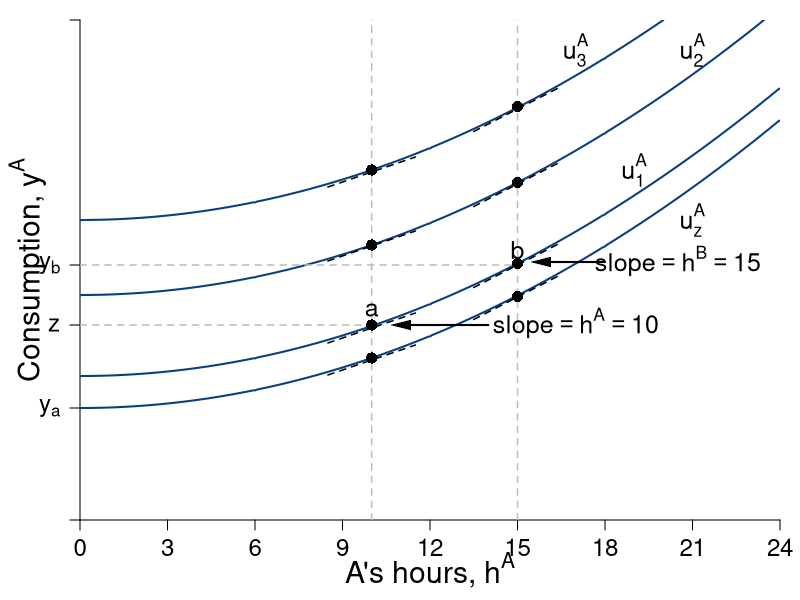

Here is the R script that generated this plot:
require(shape)
pdf(file = "coordination_failures/coord_indiff_contour.pdf", width = 9, height = 7)

#Set parameters for graphics
pointsize <- 1.8
axislabelsize <- 1.8
labelsize <- 1.5
namesize <- 1.8
annotatesize <- 1.5
graphlinewidth <- 2
segmentlinewidth <- 1.5

COL <- c("#7fc97f", "#beaed4", "#fdc086", "#ffff99", "#386cb0", "#f0027f", "#bf5b17", "#666666")
COLA <- c("#99d8c9","#66c2a4","#41ae76", "#238b45", "#005824")
COLB <- c("#4eb3d3", "#2b8cbe", "#0868ac","#084081")

par(mar =  c(4, 4, 1, 1))

indiffA <- function(ea, uA = 46.08) {
  uA + (1/2)*(ea)^2
}

uA <- function(ea, ya = output) {
  ya - 0.5*(ea)^2
}

mrsA <- function(ea){
  ea
}

slopeline <- function(ea, yint = 0.5, slope = 2){
  yint + slope*ea
}

output <- function(ea, eb = 12, alpha = 30, beta = 1/2){
  (alpha - beta*(ea+eb))*ea
}

xlims <- c(0, 24)
ylims <- c(0, 500)

npts <- 501 
x <- seq(xlims[1], xlims[2], length.out = npts)
y <- seq(ylims[1], ylims[2], length.out = npts) 

a <- c(112, uA(ea = 12, output(ea = 12, eb = 12)), uA(ea = 15, output(ea = 15, eb = 0)), 300)

plot(0, 0, xlim = xlims, ylim = ylims, type = "n",
     xlab = expression(paste("")),
     ylab = expression(paste("")), 
     xaxt = "n", 
     yaxt = "n", 
     cex.lab = axislabelsize, 
     bty = "n",
     xaxs="i", 
     yaxs="i")

# ticksy <- seq(from = 0, to = ylims[2], by = 2)
# ylabels <- seq(from = 0, to = ylims[2], by = 2)
ticksx <- seq(from = 0, to = xlims[2], by = 3)
xlabels <- seq(from = 0, to = xlims[2], by = 3)
#ticksy <- c(0, 1, 10, 12, 28, 30, 46.08, 70)
ticksy <- c(ylims[1], 195, 112, 255, ylims[2])
ylabels <- c(NA, expression(z), expression(paste(y[a])), expression(paste(y[b])), NA)
# ticksy <- c(ylims[1], 100, uA(ea = 12, output(ea = 12, eb = 12)), uA(ea = 15, output(ea = 15, eb = 0)), 300, ylims[2])
# ylabels <- c(NA, expression(z),  expression(paste(a)),expression(paste(b)), expression(paste()), NA)
# ticksx <- c(0, 6.9, 12, 9.6, 16, 24, 26)
# xlabels <- c(NA, expression(paste(e^A,"*")), expression(paste(1/2*beta)), expression(paste(e^{AN})), expression(paste(alpha)), expression(paste(1/beta)), NA)

axis(1, at = ticksx, pos = 0, labels = xlabels, cex.axis = labelsize - 0.05)
axis(2, at = ticksy, pos = 0, labels = ylabels, las = 1, cex.axis= labelsize - 0.05)

npts <- 500 
xx1 <- seq(xlims[1], xlims[2], length.out = npts)

contour(x, y,
        outer(x, y, uA),
        drawlabels = FALSE,
        col = COLB[4],
        lwd = graphlinewidth,
        levels = a,
        xaxs="i",
        yaxs="i",
        add = TRUE)



# lines(xx1, indiffA(xx1, uA = 1), col = COLA[4], lwd = graphlinewidth)
# lines(xx1, indiffA(xx1, uA = 10), col = COLA[4], lwd = graphlinewidth)
# lines(xx1, indiffA(xx1, uA = 30), col = COLA[4], lwd = graphlinewidth)
# lines(xx1, indiffA(xx1, uA = 46.08), col = COLA[4], lwd = graphlinewidth)

# lines(xx1, brfB(xx1, alpha = 16, beta = 1/24), col = COLB[4], lwd = graphlinewidth)
# lines(xx1, brfPEA(xx1, alpha = 16, beta = 1/24), col = COLA[4], lwd = graphlinewidth)
# lines(xx1, brfPEB(xx1, alpha = 16, beta = 1/24), col = COLB[4], lwd = graphlinewidth)

# contour(x, y, 
#         outer(x, y, uA),
#         #labels = c("v1", "v2", "v3"),
#         drawlabels = FALSE,
#         col = COLA[3],
#         #xlab = expression(paste("A's Apples, ", x)),
#         #ylab = expression(paste("A's Oranges, ", y)),
#         #cex.lab = axislabelsize,
#         lwd = graphlinewidth,
#         levels = a, 
#         xaxs="i", 
#         yaxs="i", 
#         add = TRUE)


segments(10, 0, 10, ylims[2], lty = 2, col = "gray" , lwd = segmentlinewidth)
segments(15, 0, 15, ylims[2], lty = 2, col = "gray" , lwd = segmentlinewidth)
segments(0, 195, 10, 195, ylims[2], lty = 2, col = "gray" , lwd = segmentlinewidth)
segments(0, 255, 15, 255, ylims[2], lty = 2, col = "gray" , lwd = segmentlinewidth)


#mtext(expression(paste("A's hours, ", h^A)), side=1, line = 3.2, cex = axislabelsize)
text(0.5*xlims[2], -50, expression(paste("A's hours, ", h^A)), xpd = TRUE, cex = axislabelsize)
text(-1.8, 0.5*ylims[2], expression(paste("Consumption, ", y^A)), xpd = TRUE, cex = axislabelsize, srt = 90)
#
text(17, 197, expression(paste("slope", phantom()==h^A, phantom() == 10)), cex = annotatesize)
Arrows(14, 195, 11, 195, col = "black", lty = 1, lwd = 2, arr.type = "triangle", arr.lwd = 0.5)
#
text(20.5, 259, expression(paste("slope", phantom()==h^B, phantom() == 15)), cex = annotatesize)
Arrows(18, 258, 15.8, 258, col = "black", lty = 1, lwd = 2, arr.type = "triangle", arr.lwd = 0.5)

#Label the iso-welfare functions for the HG, Aisha
text(21, 300, expression(u[z]^A), cex = annotatesize)
text(19, 350, expression(u[1]^A), cex = annotatesize)
text(21, 470, expression(u[2]^A), cex = annotatesize)
text(17, 470, expression(u[3]^A), cex = annotatesize)

text(10, 210, expression(a), cex = annotatesize)
text(15, 270, expression(b), cex = annotatesize)



lowint <- c(248, 174, 92)

slopex1 <- seq(8.5,11.5,length.out = 200)
lines(slopex1, slopeline(slopex1, yint = 60, slope = mrsA(ea = 10)), col = "black", lty = 2, lwd = segmentlinewidth)
lines(slopex1, slopeline(slopex1, yint = lowint[1], slope = mrsA(ea = 10)), col = "black", lty = 2, lwd = segmentlinewidth)
lines(slopex1, slopeline(slopex1, yint = lowint[2], slope = mrsA(ea = 10)), col = "black", lty = 2, lwd = segmentlinewidth)
lines(slopex1, slopeline(slopex1, yint = lowint[3], slope = mrsA(ea = 10)), col = "black", lty = 2, lwd = segmentlinewidth)

highint <- c(186, 111, 30)
slopex2 <- seq(13.5,16.5,length.out = 200)
lines(slopex2, slopeline(slopex2, yint = -2, slope = mrsA(ea = 15)), col = "black", lty = 2, lwd = segmentlinewidth)
lines(slopex2, slopeline(slopex2, yint = highint[1], slope = mrsA(ea = 15)), col = "black", lty = 2, lwd = segmentlinewidth)
lines(slopex2, slopeline(slopex2, yint = highint[2], slope = mrsA(ea = 15)), col = "black", lty = 2, lwd = segmentlinewidth)
lines(slopex2, slopeline(slopex2, yint = highint[3], slope = mrsA(ea = 15)), col = "black", lty = 2, lwd = segmentlinewidth)


firstpointsx <- c(10, 10, 10, 10)
firstpointsy <- c(indiffA(ea = firstpointsx[1], uA = 300), indiffA(ea = firstpointsx[2], uA = 225), indiffA(ea = firstpointsx[3], uA = 145), indiffA(ea = firstpointsx[4], uA = 112))
points(firstpointsx, firstpointsy, pch = 16, col = "black", cex = 1.5)

secondpointsx <- c(15, 15, 15, 15)
secondpointsy <- c(indiffA(ea = 15, uA = 301), indiffA(ea = 15, uA = 225), indiffA(ea = 15, uA = 144), indiffA(ea = 15, uA = 111))
points(secondpointsx, secondpointsy, pch = 16, col = "black", cex = 1.5)




dev.off()
